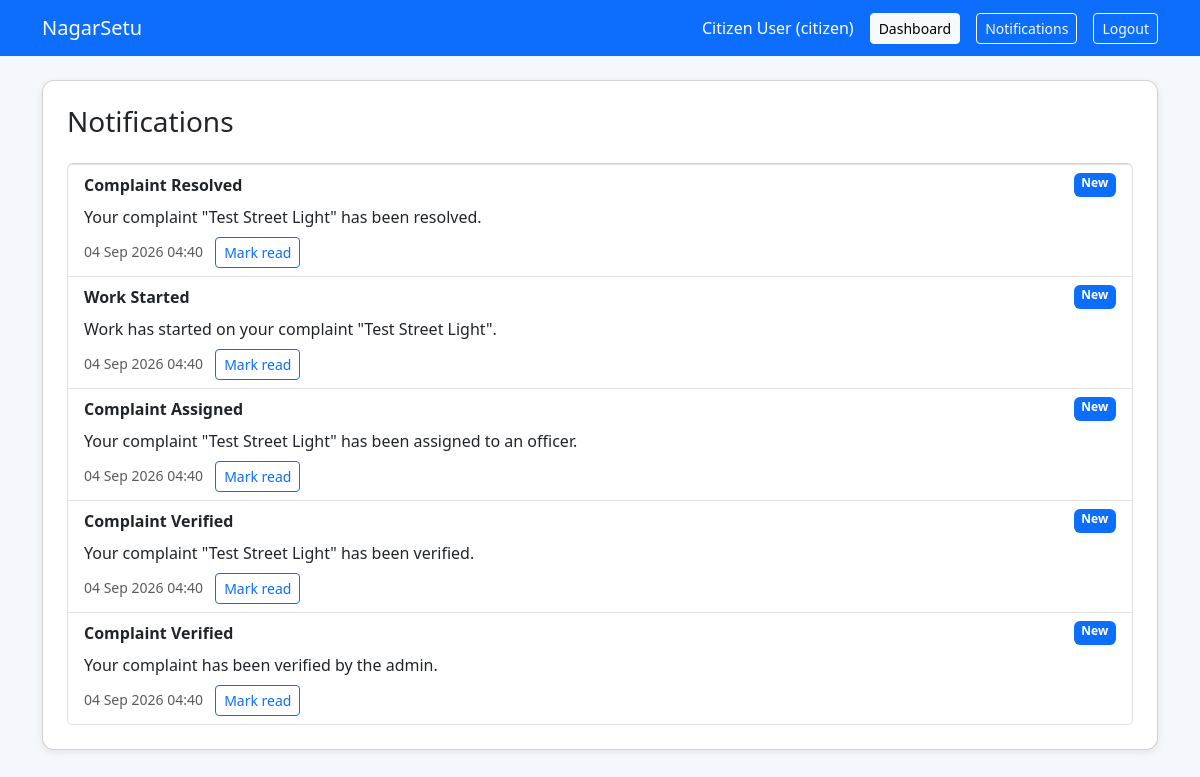
The page /notifications (signed in) on the database its author committed.
### app.py (models this page shows, shortened)
class User(db.Model):
    id = db.Column(db.Integer, primary_key=True)
    name = db.Column(db.String(100), nullable=False)
    email = db.Column(db.String(100), unique=True, nullable=False)
    password_hash = db.Column(db.String(200), nullable=False)
    role = db.Column(db.String(20), default='citizen')
    phone = db.Column(db.String(30), default='')

class Notification(db.Model):
    id = db.Column(db.Integer, primary_key=True)
    user_id = db.Column(db.Integer, db.ForeignKey('user.id'), nullable=False)
    title = db.Column(db.String(150), nullable=False)
    message = db.Column(db.Text, nullable=False)
    is_read = db.Column(db.Boolean, default=False)
    created_at = db.Column(db.DateTime, default=datetime.utcnow)
    user = db.relationship('User')

### app.py (the view)
        def decorated(*args, **kwargs):
            user_id = session.get('user_id')
            if not user_id:
                flash('Please login first.', 'danger')
                return redirect(url_for('login'))
            user = db.session.get(User, user_id)
            if not user:
                session.clear()
                flash('User session invalid.', 'danger')
                return redirect(url_for('login'))
            if role and user.role != role:
                flash('Access denied.', 'danger')
                return redirect(url_for('dashboard'))
            return fn(user, *args, **kwargs)

### app.py (called while the page is built)
def login_required(role=None):
    def wrapper(fn):
        def decorated(*args, **kwargs):
            user_id = session.get('user_id')
            if not user_id:
                flash('Please login first.', 'danger')
                return redirect(url_for('login'))
            user = db.session.get(User, user_id)
            if not user:
                session.clear()
                flash('User session invalid.', 'danger')
                return redirect(url_for('login'))
            if role and user.role != role:
                flash('Access denied.', 'danger')
                return redirect(url_for('dashboard'))
            return fn(user, *args, **kwargs)
        decorated.__name__ = fn.__name__
        return decorated
    return wrapper

def get_csrf_token():
    if 'csrf_token' not in session:
        session['csrf_token'] = secrets.token_urlsafe(32)
    return session['csrf_token']

@app.before_request
def csrf_protect():
    if request.method == 'POST':
        submitted_token = request.form.get('_csrf_token', '')
        expected_token = session.get('csrf_token', '')
        if not expected_token or not hmac.compare_digest(submitted_token, expected_token):
            abort(400, description='Invalid or missing form security token.')

@app.route('/notifications')
@login_required()
def notifications(user):
    items = Notification.query.filter_by(user_id=user.id).order_by(Notification.created_at.desc()).all()
    return render_template('notifications.html', notifications=items, user=user)

@app.context_processor
def inject_user():
    user = None
    if 'user_id' in session:
        user = db.session.get(User, session['user_id'])
    return dict(current_user=user, csrf_token=get_csrf_token())

### templates/notifications.html
{% extends 'base.html' %}
{% block content %}
<div class="card p-4">
    <h3>Notifications</h3>
    {% if notifications %}
        <div class="list-group mt-3">
            {% for notification in notifications %}
                <div class="list-group-item">
                    <div class="d-flex justify-content-between">
                        <strong>{{ notification.title }}</strong>
                        {% if not notification.is_read %}
                            <span class="badge bg-primary">New</span>
                        {% endif %}
                    </div>
                    <p class="mb-2 mt-2">{{ notification.message }}</p>
                    <small class="text-muted">{{ notification.created_at.strftime('%d %b %Y %H:%M') }}</small>
                    {% if not notification.is_read %}
                        <a href="{{ url_for('mark_notification_read', notification_id=notification.id) }}" class="btn btn-sm btn-outline-primary ms-2">Mark read</a>
                    {% endif %}
                </div>
            {% endfor %}
        </div>
    {% else %}
        <p class="text-muted mt-3">No notifications yet.</p>
    {% endif %}
</div>
{% endblock %}

### templates/base.html (shortened to what this page needs)
<!DOCTYPE html>
<html lang="en">
<head>
    <link href="https://cdn.jsdelivr.net/npm/bootstrap@5.3.3/dist/css/bootstrap.min.css" rel="stylesheet">
</head>
<body>
    <nav class="navbar navbar-expand-lg navbar-dark">
        <div class="container">
            <a class="navbar-brand" href="{{ url_for('index') }}">NagarSetu</a>
            <div class="ms-auto d-flex align-items-center gap-3">
                {% if current_user %}
                    <span class="text-white">{{ current_user.name }} ({{ current_user.role }})</span>
                    <a href="{{ url_for('dashboard') }}" class="btn btn-light btn-sm">Dashboard</a>
                    <a href="{{ url_for('notifications') }}" class="btn btn-outline-light btn-sm">Notifications</a>
                    <a href="{{ url_for('logout') }}" class="btn btn-outline-light btn-sm">Logout</a>
                {% else %}
                    <a href="{{ url_for('login') }}" class="btn btn-light btn-sm">Login</a>
                    <a href="{{ url_for('register') }}" class="btn btn-outline-light btn-sm">Register</a>
                {% endif %}
            </div>
        </div>
    </nav>
    <div class="container py-4">
        {% block content %}{% endblock %}
    </div>
</body>
</html>

### templates/base.html (style rules this page uses)
body { background: #f4f7fb; }
.navbar { background: #0d6efd; }
.card { box-shadow: 0 2px 8px rgba(0,0,0,.08); border-radius: 12px; }

### rows shown on the page
User: name "Citizen User", role "citizen"
Notification: title "Complaint Resolved", is_read "New", message "Your complaint \"Test Street Light\" has been resolved.", created_at "04 Sep 2026 04:40"
Notification: title "Work Started", is_read "New", message "Work has started on your complaint \"Test Street Light\".", created_at "04 Sep 2026 04:40"
Notification: title "Complaint Assigned", is_read "New", message "Your complaint \"Test Street Light\" has been assigned to an officer.", created_at "04 Sep 2026 04:40"
Notification: title "Complaint Verified", is_read "New", message "Your complaint \"Test Street Light\" has been verified.", created_at "04 Sep 2026 04:40"
Notification: title "Complaint Verified", is_read "New", message "Your complaint has been verified by the admin.", created_at "04 Sep 2026 04:40"
